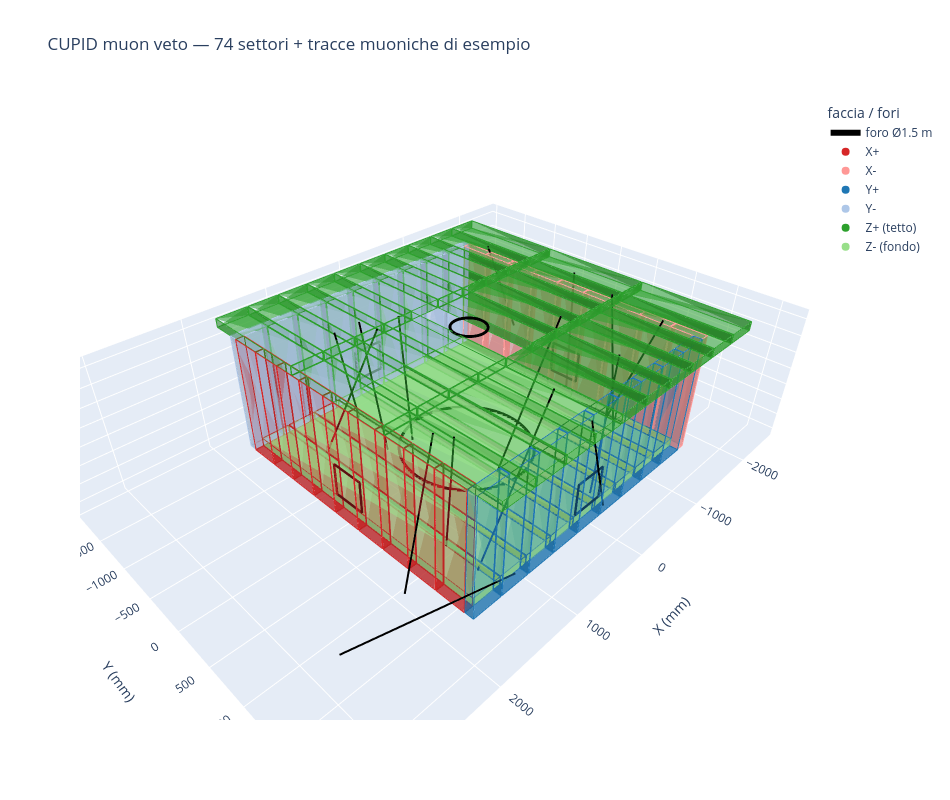

Notebook code for this chart:
### Code cell
# sovrappone alcune tracce di muoni cosmici che attraversano >=2 moduli
import sys; sys.path.insert(0,"/Users/benussi/Testbeam2026_WC_unified/Analysis_script_background")
import muon_multiplicity as MM
rng=np.random.default_rng(3); o,d=MM.gen_muons(4000,rng)
tracks=[]
for i in range(len(o)):
    L=MM.paths_chunk(o[i:i+1],d[i:i+1])[0]
    if (L>0.5).sum()>=2:
        tmax=(MM.Zr[0]-o[i,2])/d[i,2]
        tracks.append((o[i],o[i]+d[i]*tmax))
    if len(tracks)>=15: break
for p0,p1 in tracks:
    fig.add_trace(go.Scatter3d(x=[p0[0],p1[0]],y=[p0[1],p1[1]],z=[p0[2],p1[2]],
                  mode="lines",line=dict(color="black",width=4),hoverinfo="skip",showlegend=False))
fig.update_layout(title=f"CUPID muon veto — {n} settori + tracce muoniche di esempio")
fig.show(); print(f"{len(tracks)} tracce disegnate")
